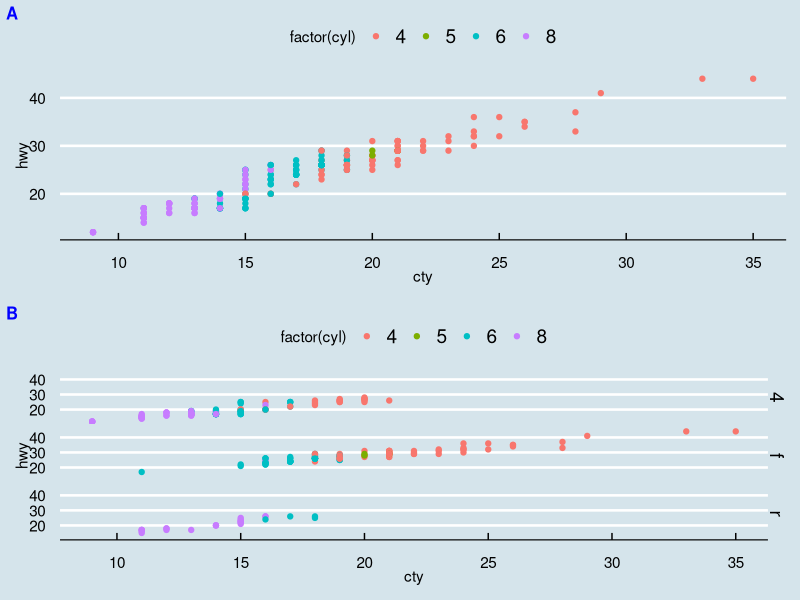

This chart was generated by the following R code:
library(ggplot2)
library(cowplot)
library(ggthemes)
library(viridis)
p <-  ggplot(mpg, aes(x = cty, y = hwy, colour = factor(cyl)))+geom_point() + theme_economist() # Theme from the Economist
q <-  ggplot(mpg, aes(x = cty, y = hwy, colour = factor(cyl)))+geom_point() + facet_grid(drv ~ .) + theme_economist()
#plot_grid(p, q,labels= c('A', 'B'), label_size = 12,label_colour = ("blue"))
plot_grid(p, q,labels= c('A', 'B'), label_size = 12,label_colour = ("blue"),  align = "v",ncol = 1)

#p2 <-  ggplot(mpg, aes(x = cty, y = hwy, colour = factor(cyl)))+geom_point() + 
#      theme_economist(base_family = "myfonts")
#q2 <-  ggplot(mpg, aes(x = cty, y = hwy, colour = factor(cyl)))+geom_point() + 
#      facet_grid(drv ~ .) + theme_economist(base_family = "myfonts")
#r <-  ggplot(mpg, aes(x = cty) )+geom_bar(fill = "skyblue")+ theme_economist()
#bottom_row <- plot_grid(p2, q2,labels= c('A', 'B'), label_size = 12,label_colour = ("blue"),  align = "h")
#plot_grid(r, bottom_row, labels = c('A', ''), ncol = 1, rel_heights = c(1, 1.2),label_colour = ("blue"))

#ggdraw() +
#  draw_plot(p + theme(legend.justification = "bottom"), 0, 0, 1, 1) +
#  draw_plot(r + scale_color_viridis(discrete = TRUE) + 
#              theme(legend.justification = "top"), 0.5, 0.1, 0.5, 0.4) +
#  draw_plot_label(c("A", "B"), c(0, 0.55), c(1, 0.5), size = 15)

#ggdraw(r) + 
#  draw_plot_label("A", size = 14) + 
#  draw_label("This is a condidential figure!", angle = 45, size = 60, alpha = .2)

